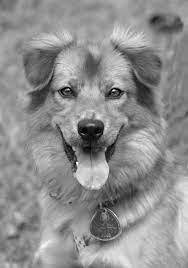
%> input picture matlab_exercises/image.jpeg, 188 x 268 px
$ octave esercitazione_9.m   (GNU Octave 9; MATLAB toolbox functions it lacks are replaced by stand-ins)
%> lines starting %> are read from the running program, lines starting %| are printed output that depends on the picture
% es 9
% Write a program to compute the root-mean-square error of a compressed- decompressed
% image.
% Clear command window.
clc;
% Delete all variables.
clear;
% Close all figure windows except those created by imtool.
close all;
% Close all figure windows created by imtool.
imtool close all;
[file,path] = uigetfile({'*.tiff;*.jpg;*.png;*.jpeg'},"select an image");
%> the answer given: image.jpeg
original=imread(strcat(path,file));
%> original is the input picture: size 268x188x3 uint8; min 0, max 255, mean 142.6
imwrite(original,strcat(path,'compressed.jpeg'),'jpeg');
compressed=imread(strcat(path,"compressed.jpeg"),"jpeg");
%> compressed: size 268x188x3 uint8; min 0, max 255, mean 142.6; mean of the top-left, top-right, bottom-left and bottom-right quarters 141.4, 136, 143.3, 149.7

diff=original - compressed;
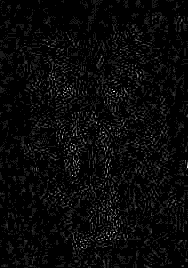
%> diff: size 268x188x3 uint8; min 0, max 10, mean 0.362; drawn with min black and max white
diff= nonzeros(diff);
square= power(diff,2);
n=size(square);
%> n = [40308 1]
sum= sum(square);
%> sum = 98538
mse=sum/n(1);
%> mse = 2.44
